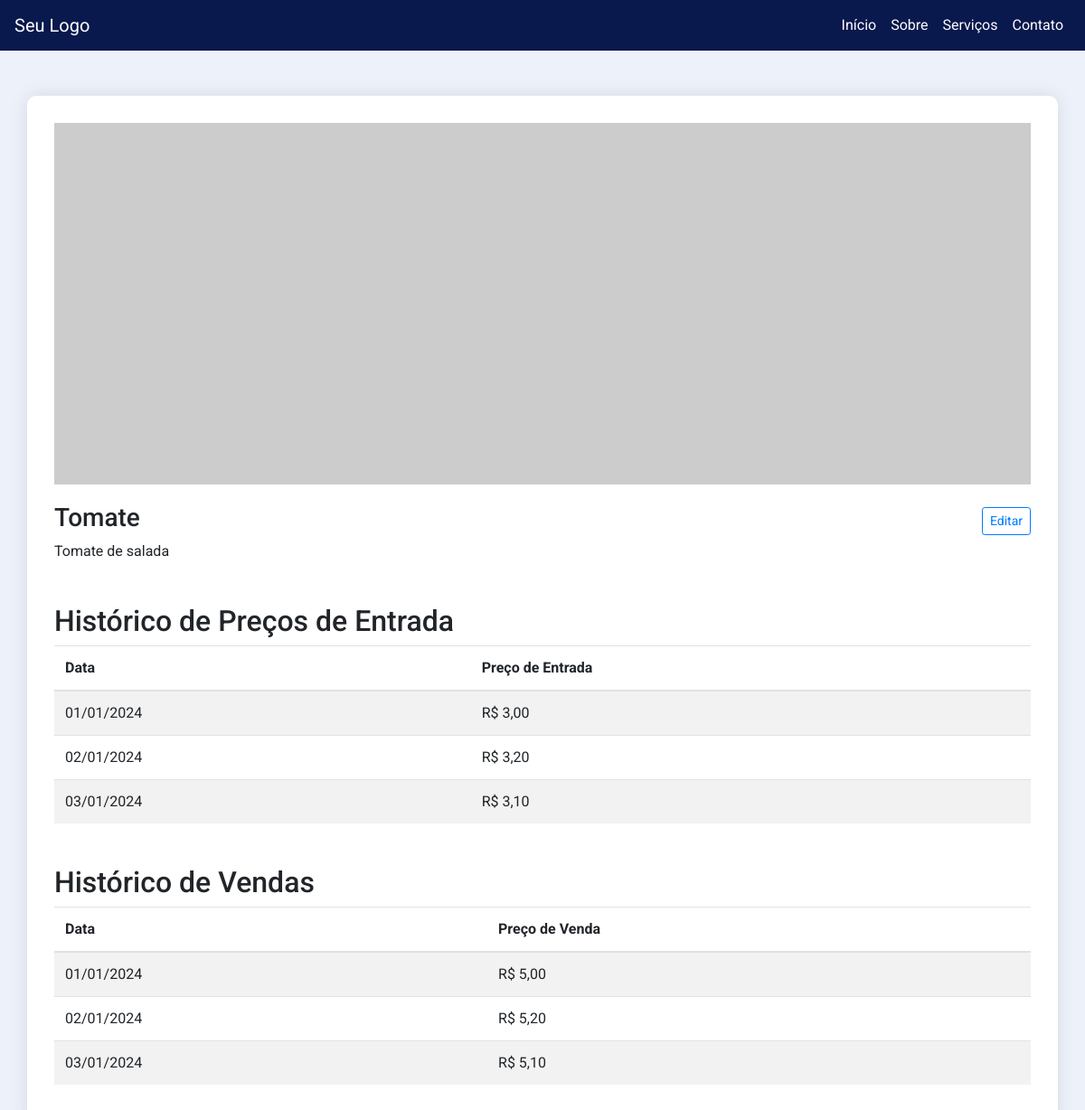
Before: /produto/ver/1 with the older database file.
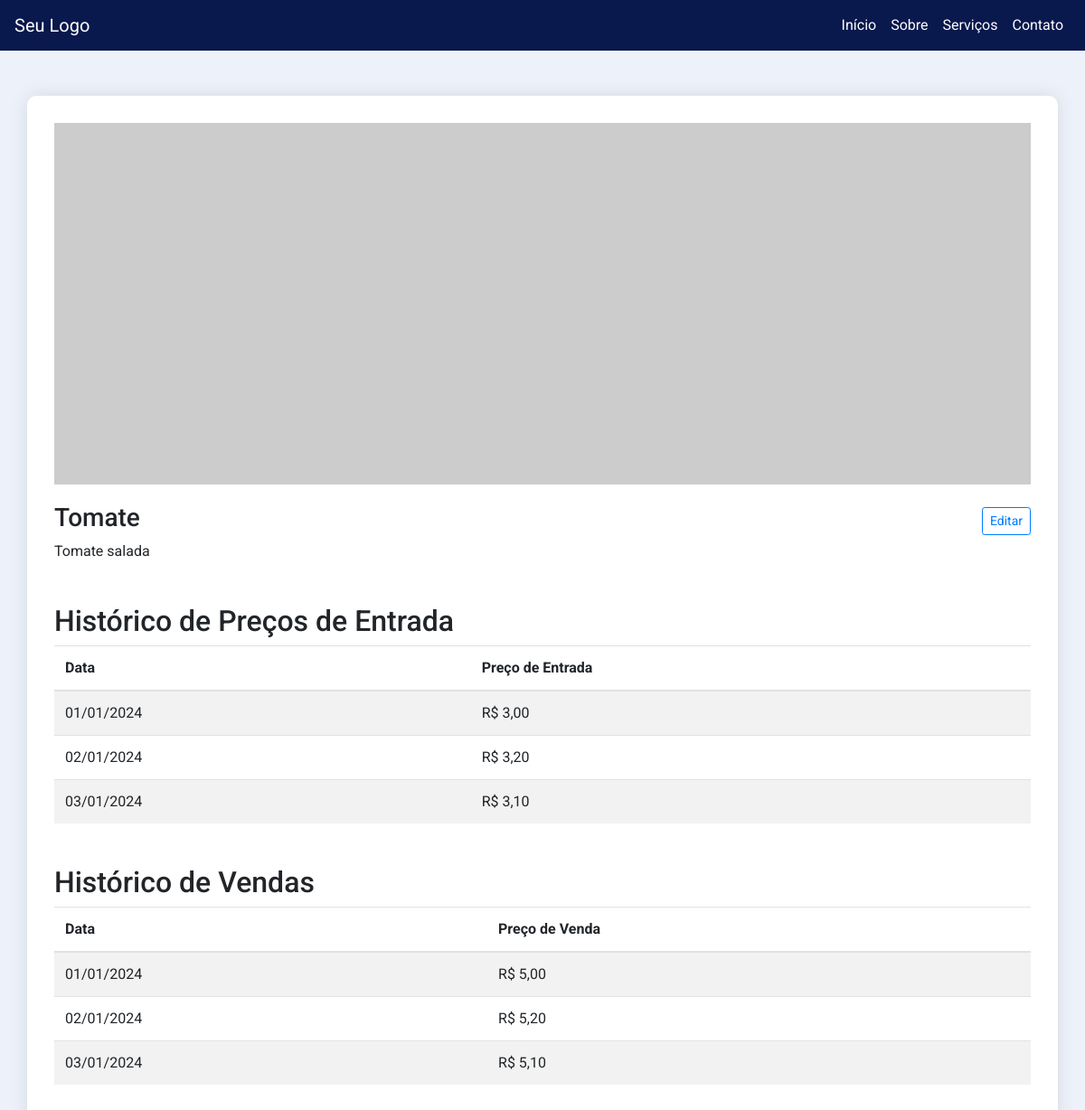
After: the same page with the newer database file.
### model.py (models this page shows)
class Product(SQLModel, table=True):
	id: Optional[int] = Field(default=None, primary_key=True)
	name: str
	description: str

### product.py (the view)
@product.route('/ver/<id>', methods = ['GET','POST'])
def view(id):
    id_view = id
    print(id_view)
    data = model.get_view_product(id_view)
    print(data)
    return render_template('product/view.html' , data=data )

### model.py (called while the page is built)
def get_view_product(id:int):
	with Session(engine) as session:
		product = session.get(Product , id)
		return product

### templates/product/view.html (shortened to what this page needs)
{% extends 'base.html' %}
{% block content %}
    <div class="container">
        <div class="row">
            <div class="col-md-12">
                <img src="https://via.placeholder.com/800x400" alt="Imagem do Produto" class="product-img">
            </div>
        </div>
        <div class="row product-info">
            <div class="col-md-12">
                <div class="d-flex justify-content-between align-items-center">
            <div>
              <h3 id="product-name">{{data.name}}</h3>
            </div>
            <a href="{{url_for('product.edit', id=data.id )}}" class="btn btn-outline-primary btn-sm">Editar</a>
          </div>
                <p id="product-description">{{data.description}}</p>
            </div>
        </div>
        <div class="row price-history">
            <div class="col-md-12">
                <h2>Histórico de Preços de Entrada</h2>
                <table class="table table-striped">
                    <thead>
                        <tr>
                            <th>Data</th>
                            <th>Preço de Entrada</th>
                        </tr>
                    </thead>
                    <tbody>
                        <tr>
                            <td>01/01/2024</td>
                            <td>R$ 3,00</td>
                        </tr>
                        <tr>
                            <td>02/01/2024</td>
                            <td>R$ 3,20</td>
                        </tr>
                        <tr>
                            <td>03/01/2024</td>
                            <td>R$ 3,10</td>
                        </tr>
                    </tbody>
                </table>
            </div>
        </div>
        <div class="row sales-history">
            <div class="col-md-12">
                <h2>Histórico de Vendas</h2>
                <table class="table table-striped">
                    <thead>
                        <tr>
                            <th>Data</th>
                            <th>Preço de Venda</th>
                        </tr>
                    </thead>
                    <tbody>
                        <tr>
                            <td>01/01/2024</td>
                            <td>R$ 5,00</td>
                        </tr>
                        <tr>
                            <td>02/01/2024</td>
                            <td>R$ 5,20</td>
                        </tr>
                        <tr>
                            <td>03/01/2024</td>
                            <td>R$ 5,10</td>
                        </tr>
                    </tbody>
                </table>
            </div>
        </div>
    </div>
{% endblock %}

Changed rows visible on the page:
changed Product "Tomate": description "Tomate de salada" → "Tomate salada"
